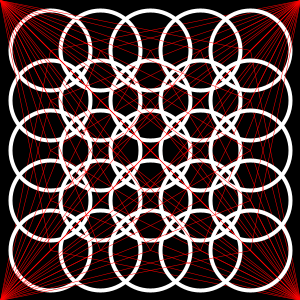
Frame 1 (no input)
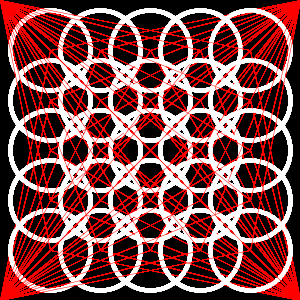
Frame 60 (the mouse pressed at the canvas centre just before this capture)
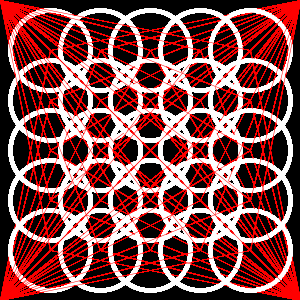
Frame 120 (the mouse held since frame 60 and released just before this capture)

The Processing sketch that drew these frames (run headless with seeded random() and noise(); from frame 60 on, the mouse is pressed at the canvas centre):

// Processing sketch: processing_37368
// ── processing_37368.pde



void setup() {
  size(300, 300);
  background(0);
}

void draw() {

  for (int x=50;x<width;x+=50) { //spacing on x-axis
    for (int y=50;y<height;y+=50) { //spacing on y-axis
      //set up for the ellipses
      noFill();
      stroke(255);
      strokeWeight(4);
      smooth();
      ellipse(x, y, 80, 80);
      //setup for thelines
      stroke(255, 0, 0);
      strokeWeight(.5);
      line(x, y, 0, width);//lines coming from bottom left
      line(x, y, 0, 0);//lines coming from top left
      line(x, y, width, height);//lines coming from bottom right
      line(x, y, height, 0);//lines coming from top right
    }
  }
}
